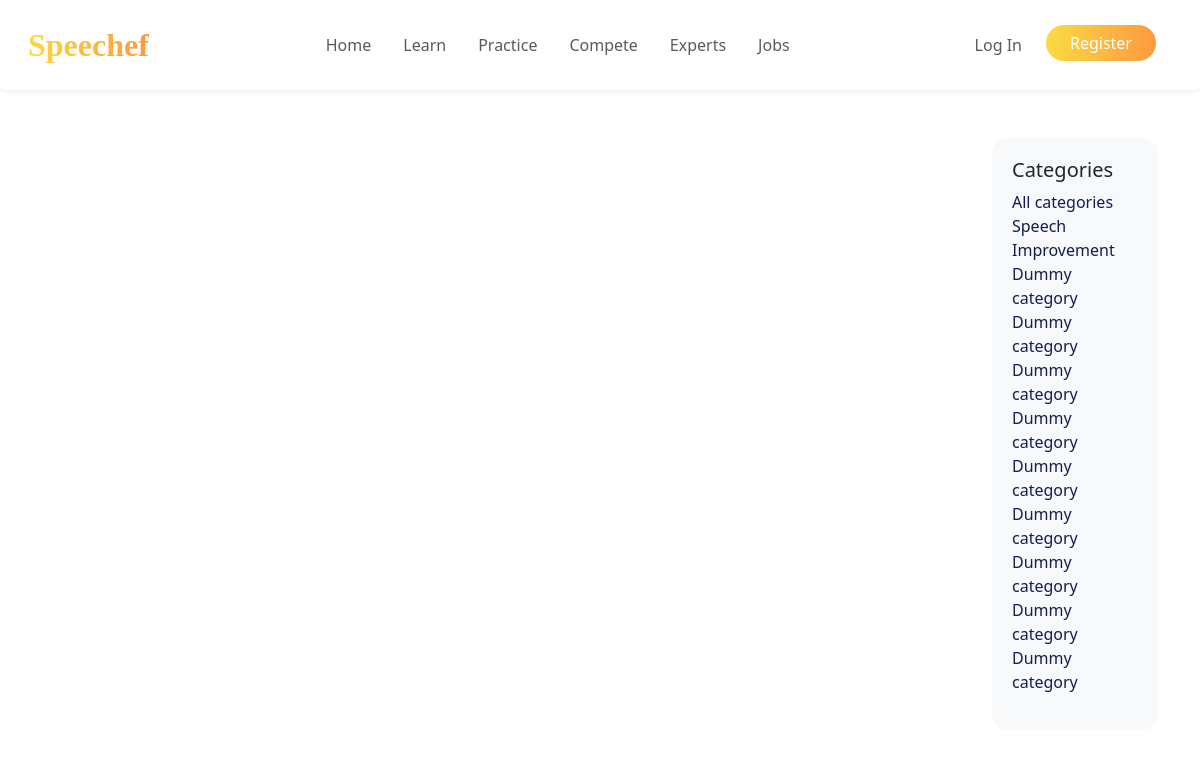
Page /learn/category/Language Improvement/ on the earlier database version.
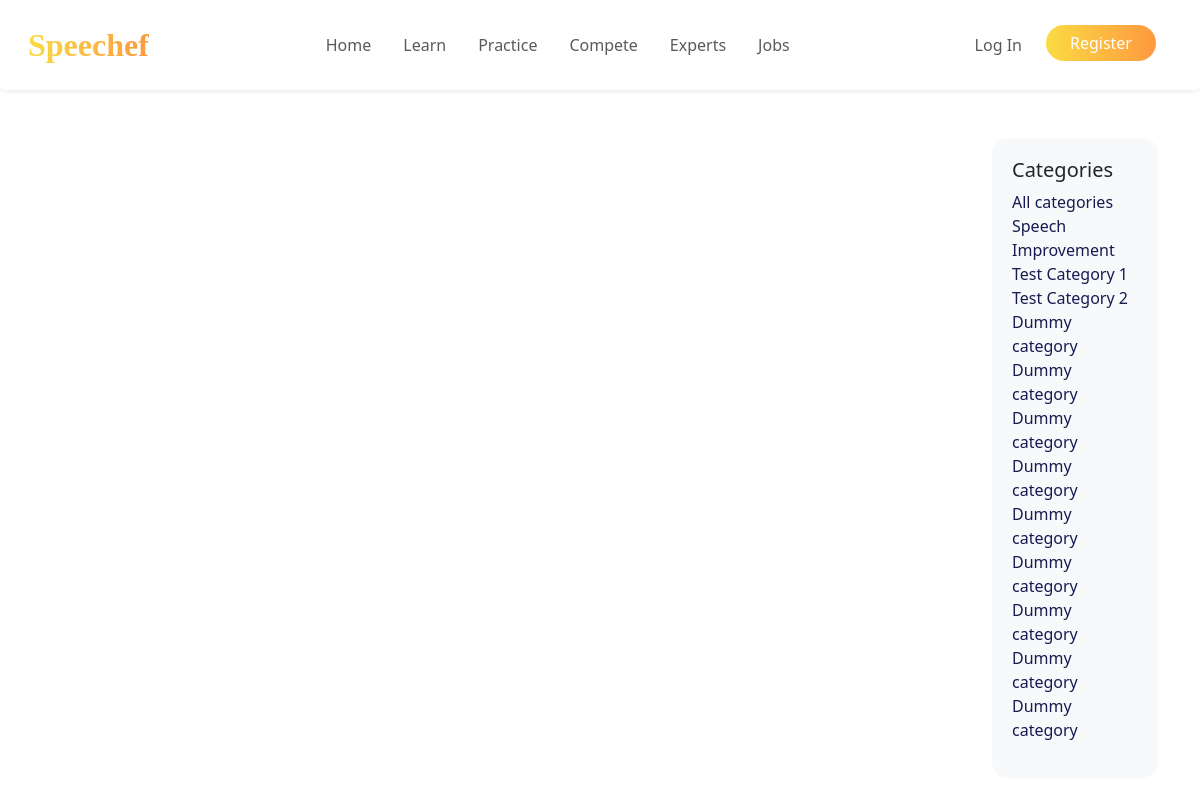
Same page on the later database version.
### learn/models.py (models this page shows, shortened)
class Category(models.Model):
    name = models.CharField(max_length=30)
    class Meta:
        verbose_name_plural = "Categories"

### learn/views.py (the view)
# urls.py: path("category/<category>/", views.learn_category, name="learn_category"),
def learn_category(request, category):
    posts = Post.objects.filter(
        categories__name__contains=category
    ).order_by("-created_on")
    all_categories = Category.objects.all()  # Retrieve all categories
    context = {
        "category": category,
        "posts": posts,
        "all_categories": all_categories
    }
    return render(request, "learn/category.html", context)

### learn/templates/learn/category.html (shortened to what this page needs)
{% extends "learn/index.html" %}

### learn/templates/learn/index.html (shortened to what this page needs)
{% extends "base.html" %}
{% load static %}
{% block page_head %}
<link rel="stylesheet" href="{% static 'learn_index.css' %}"/>
{% endblock page_head%}
{% block page_content %}
  {% block posts %}
  <div class="container">
    <div class="row">
      <div class="col-md-10">
      </div>
      <div class="col-md-2">
        <div class="sidebar">
          <h5>Categories</h5>
          <ul class="list-unstyled">
            <li><a href="{% url 'learn_index'%}">All categories</a></li>
            {% for category in all_categories %}
                <li><a href="{% url 'learn_category' category.name %}">{{ category.name }}</li>
            {% endfor %}
            <li><a href="#">Dummy category</a></li>
            <li><a href="#">Dummy category</a></li>
            <li><a href="#">Dummy category</a></li>
            <li><a href="#">Dummy category</a></li>
            <li><a href="#">Dummy category</a></li>
            <li><a href="#">Dummy category</a></li>
            <li><a href="#">Dummy category</a></li>
            <li><a href="#">Dummy category</a></li>
            <li><a href="#">Dummy category</a></li>
          </ul>
        </div>
      </div>
    </div>
  </div>
  {% endblock posts %}
{% endblock page_content %}

Differences in the rows shown:
added Category: name "Test Category 1"
added Category: name "Test Category 2"
